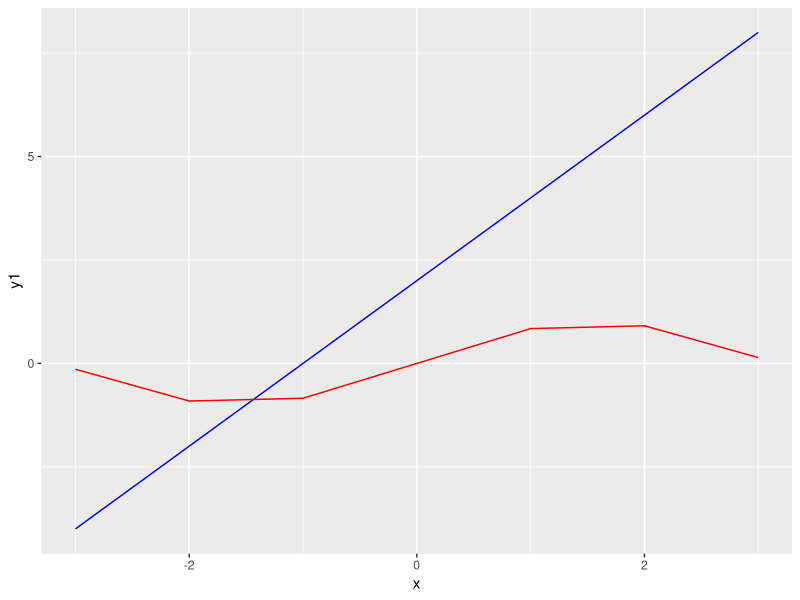

Write R code to recreate this figure.
## ---- chunk 1
library(ggplot2)
# create an arbitrary integer array x
x <- c(-3, -2, -1, 0, 1, 2, 3)
# create two arbitrary functions y1 and y2
y1 <- 2*x + 2
y2 <- sin(x)
# form a data frame used for ggplot
my.df <- data.frame(x)
ggplot(data = my.df, mapping = aes(x, y1, y2)) +
  geom_line(aes(y=y1), colour = "blue") +
  geom_line(aes(y=y2), colour = "red")
